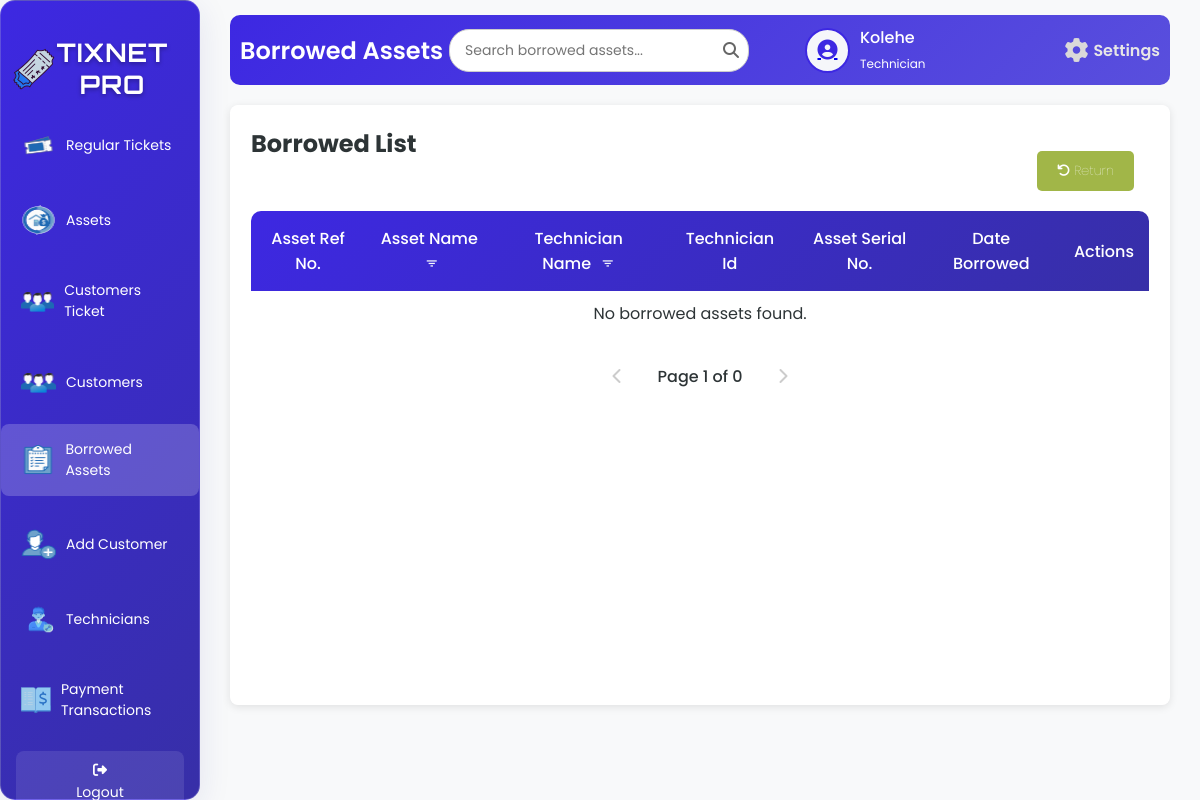
Before: /borrowedStaff.php (signed in) with the older database file.
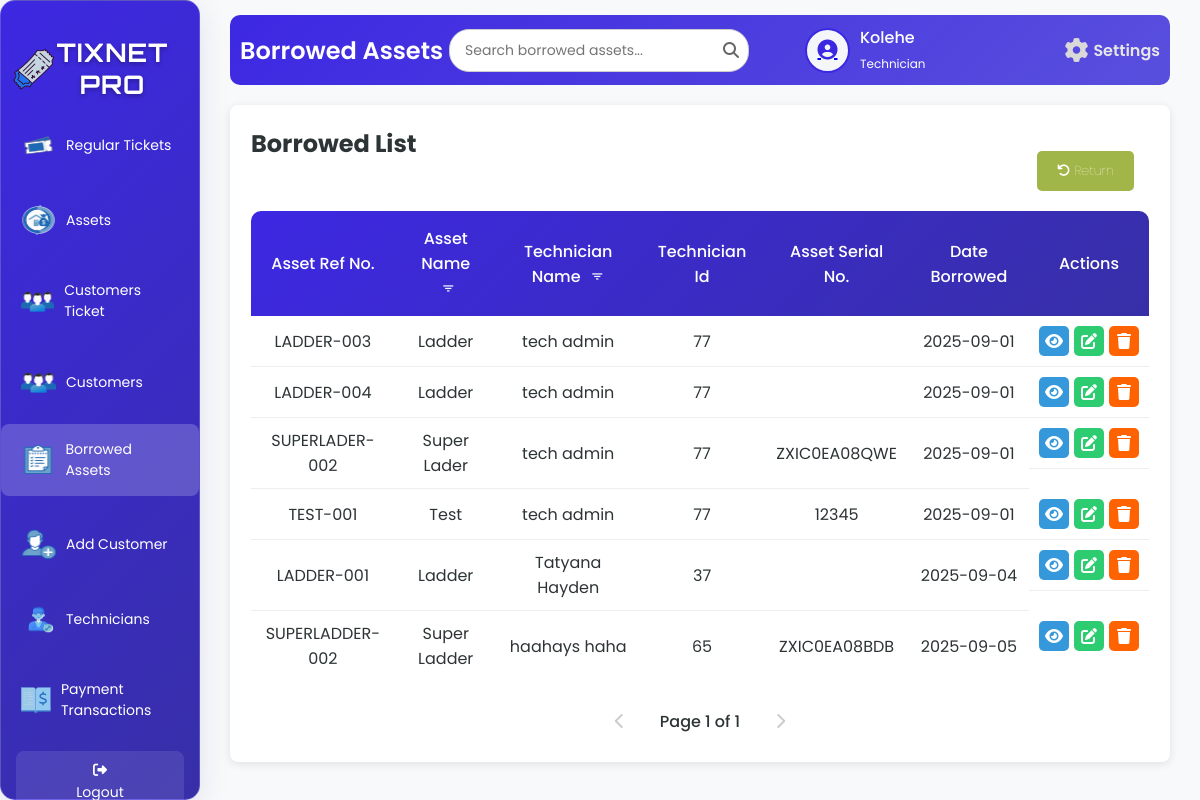
After: the same page with the newer database file.
### tables this page shows
CREATE TABLE `tbl_user` (
  `u_id` int(50) NOT NULL,
  `u_fname` varchar(200) NOT NULL,
  `u_lname` varchar(200) NOT NULL,
  `u_email` varchar(200) NOT NULL,
  `u_username` varchar(200) NOT NULL,
  `u_password` varchar(200) NOT NULL,
  `u_type` varchar(200) NOT NULL,
  `u_status` varchar(200) NOT NULL,
  `is_online` tinyint(1) DEFAULT 0
);

CREATE TABLE `tbl_asset_status` (
  `a_id` int(50) NOT NULL,
  `a_ref_no` varchar(200) NOT NULL,
  `a_name` varchar(200) NOT NULL,
  `tech_name` varchar(200) NOT NULL,
  `tech_id` int(50) NOT NULL,
  `a_serial_no` varchar(200) NOT NULL,
  `a_date` date NOT NULL,
  `a_return_date` date NOT NULL,
  `a_status` varchar(200) NOT NULL
);

### borrowedStaff.php (the view, shortened to what this page needs)
<?php
include 'db.php';
$username = $_SESSION['username'];
$firstName = '';
$lastName = '';
$userType = '';
if ($conn) {
    $sql = "SELECT u_fname, u_lname, u_type FROM tbl_user WHERE u_username = ?";
    $stmt = $conn->prepare($sql);
    $stmt->bind_param("s", $username);
    $stmt->execute();
    $stmt->bind_result($firstName, $lastName, $userType);
} else {
    $_SESSION['error'] = "Database connection failed.";
    header("Location: index.php");
    exit();
}
$avatarPath = $_SESSION['avatarPath'];
$limit = 10;
$page = isset($_GET['page']) ? (int)$_GET['page'] : 1;
$offset = ($page - 1) * $limit;
$countQuery = "SELECT COUNT(*) as total FROM tbl_asset_status WHERE a_status = 'Borrowed'";
$countResult = $conn->query($countQuery);
$totalRecords = $countResult->fetch_assoc()['total'];
$totalPages = ceil($totalRecords / $limit);
$sqlBorrowed = "SELECT a_id, a_ref_no, a_name, a_serial_no, tech_name, tech_id, a_date
                FROM tbl_asset_status
                WHERE a_status = 'Borrowed'
                LIMIT ?, ?";
$stmt = $conn->prepare($sqlBorrowed);
$stmt->bind_param("ii", $offset, $limit);
$stmt->execute();
$resultBorrowed = $stmt->get_result();
?>
<!DOCTYPE html>
<html lang="en">
<head>
    <link rel="stylesheet" href="borrowedStaffs.css">
    <link rel="stylesheet" href="https://cdnjs.cloudflare.com/ajax/libs/font-awesome/6.6.0/css/all.min.css">
    <link rel="stylesheet" href="https://unpkg.com/boxicons@2.1.4/css/boxicons.min.css">
</head>
<body>
<div class="wrapper">
    <div class="sidebar glass-container">
        <h2><img src="image/logo.png" alt="Tix Net Icon" class="sidebar-icon">TixNet Pro</h2>
        <ul>
            <li><a href="staffD.php"><img src="image/ticket.png" alt="Regular Tickets" class="icon" /> <span>Regular Tickets</span></a></li>
            <li><a href="assetsT.php"><img src="image/assets.png" alt="Assets" class="icon" /> <span>Assets</span></a></li>
            <li><a href="AllCustomersT.php"><img src="image/users.png" alt="Customers" class="icon" /> <span>Customers Ticket</span></a></li>
            <li><a href="customersT.php"><img src="image/users.png" alt="Customers" class="icon" /> <span>Customers</span></a></li>
            <li><a href="borrowedStaff.php" class="active"><img src="image/borrowed.png" alt="Borrowed Assets" class="icon" /> <span>Borrowed Assets</span></a></li>
            <li><a href="addC.php"><img src="image/add.png" alt="Add Customer" class="icon" /> <span>Add Customer</span></a></li>
            <li><a href="AssignTech.php"><img src="image/technician.png" alt="Technicians" class="icon" /> <span>Technicians</span></a></li>
            <li><a href="Payments.php"><img src="image/transactions.png" alt="Payment Transactions" class="icon" /> <span>Payment Transactions</span></a></li>
        </ul>
        <footer>
            <a href="index.php" class="back-home"><i class="fas fa-sign-out-alt"></i> Logout</a>
        </footer>
    </div>
    <div class="container">
        <div class="upper">
            <h1>Borrowed Assets</h1>
            <div class="search-container">
                <input type="text" class="search-bar" id="searchInput" placeholder="Search borrowed assets..." onkeyup="debouncedSearchBorrowed()">
                <span class="search-icon"><i class="fas fa-search"></i></span>
            </div>
            <div class="user-profile">
                <div class="user-icon">
                    <a href="image.php">
                        <?php
                        $cleanAvatarPath = preg_replace('/\?\d+$/', '', $avatarPath);
                        if (!empty($avatarPath) && file_exists($cleanAvatarPath)) {
                            echo "<img src='" . htmlspecialchars($avatarPath, ENT_QUOTES, 'UTF-8') . "' alt='User Avatar'>";
                        } else {
                            echo "<i class='fas fa-user-circle'></i>";
                        }
                        ?>
                    </a>
                </div>
                <div class="user-details">
                    <span><?php echo htmlspecialchars($firstName, ENT_QUOTES, 'UTF-8'); ?></span>
                    <small><?php echo htmlspecialchars(ucfirst($userType), ENT_QUOTES, 'UTF-8'); ?></small>
                </div>
                <a href="settings.php" class="settings-link">
                    <i class="fas fa-cog"></i>
                    <span>Settings</span>
                </a>
            </div>
        </div>
        <div class="table-box glass-container">
            <h2>Borrowed List</h2>
            <div class="borrowed">
                <div class="button-container">
                    <a href="#" class="return-btn" onclick="showReturnAssetModal()"><i class="fas fa-undo"></i> Return</a>
                </div>
                <table id="borrowedTable">
                     <thead>
           <tr>
            <th>Asset Ref No.</th>
            <th>
                Asset Name
                <button class="filter-btn" onclick="showAssetNameFilterModal()" title="Filter by Asset Name">
                    <i class='bx bx-filter'></i>
                </button>
            </th>
            <th>
                Technician Name
                <button class="filter-btn" onclick="showTechnicianNameFilterModal()" title="Filter by Technician Name">
                    <i class='bx bx-filter'></i>
                </button>
            </th>
            <th>Technician Id</th>
            <th>Asset Serial No.</th>
            <th>Date Borrowed</th>
            <th>Actions</th>
        </tr>
    </thead>
     <tbody id="tableBody">
     <?php
     if ($resultBorrowed && $resultBorrowed->num_rows > 0) {
    while ($row = $resultBorrowed->fetch_assoc()) {
        $serialNo = ($row['a_serial_no'] === '0' || empty($row['a_serial_no'])) ? '' : htmlspecialchars($row['a_serial_no'], ENT_QUOTES, 'UTF-8');
        echo "<tr>
                <td>" . htmlspecialchars($row['a_ref_no'], ENT_QUOTES, 'UTF-8') . "</td>
                <td>" . (isset($row['a_name']) ? htmlspecialchars($row['a_name'], ENT_QUOTES, 'UTF-8') : 'N/A') . "</td>
                <td>" . htmlspecialchars($row['tech_name'], ENT_QUOTES, 'UTF-8') . "</td>
                <td>" . htmlspecialchars($row['tech_id'], ENT_QUOTES, 'UTF-8') . "</td>
                <td>" . $serialNo . "</td>
                <td>" . htmlspecialchars($row['a_date'], ENT_QUOTES, 'UTF-8') . "</td>
                <td class='action-buttons'>
                    <a class='view-btn' onclick=\"showViewModal('" . htmlspecialchars($row['a_id'], ENT_QUOTES, 'UTF-8') . "', '" . htmlspecialchars($row['a_ref_no'], ENT_QUOTES, 'UTF-8') . "', '" . htmlspecialchars($row['a_name'], ENT_QUOTES, 'UTF-8') . "', '" . htmlspecialchars($row['tech_name'], ENT_QUOTES, 'UTF-8') . "', '" . htmlspecialchars($row['tech_id'], ENT_QUOTES, 'UTF-8') . "', '" . $serialNo . "', '" . htmlspecialchars($row['a_date'], ENT_QUOTES, 'UTF-8') . "')\" title='View'><i class='fas fa-eye'></i></a>
                    <a class='edit-btn' onclick=\"showEditModal('" . htmlspecialchars($row['a_id'], ENT_QUOTES, 'UTF-8') . "')\" title='Edit'><i class='fas fa-edit'></i></a>
                    <a class='delete-btn' onclick=\"showDeleteModal('" . htmlspecialchars($row['a_id'], ENT_QUOTES, 'UTF-8') . "', '" . htmlspecialchars($row['a_name'], ENT_QUOTES, 'UTF-8') . "')\" title='Delete'><i class='fas fa-trash'></i></a>
                </td>
              </tr>";
         }
    } else {
    echo "<tr><td colspan='7'>No borrowed assets found.</td></tr>";
    }
     ?>
    </tbody>
       </table>
                <div class="pagination" id="borrowed-pagination">
                    <?php if ($page > 1): ?>
                        <a href="?page=<?php echo $page - 1; ?>" class="pagination-link"><i class="fas fa-chevron-left"></i></a>
                    <?php else: ?>
                        <span class="pagination-link disabled"><i class="fas fa-chevron-left"></i></span>
                    <?php endif; ?>
                    <span class="current-page">Page <?php echo $page; ?> of <?php echo $totalPages; ?></span>
                    <?php if ($page < $totalPages): ?>
                        <a href="?page=<?php echo $page + 1; ?>" class="pagination-link"><i class="fas fa-chevron-right"></i></a>
                    <?php else: ?>
                        <span class="pagination-link disabled"><i class="fas fa-chevron-right"></i></span>
                    <?php endif; ?>
                </div>
            </div>
        </div>
    </div>
</div>
</body>
</html>

### borrowedStaff.php (style rules this page uses)
.filter-btn { background: transparent !important; border: none; cursor: pointer; font-size: 15px; color: #f5f8fc; margin-left: 5px; vertical-align: middle; padding: 0; outline: none; }
th .filter-btn { background: transparent !important; }

Changed rows visible on the page:
added tbl_asset_status: a_ref_no "LADDER-003", a_name "Ladder", tech_name "tech admin", tech "77", a_date "2025-09-01"
added tbl_asset_status: a_ref_no "LADDER-004", a_name "Ladder", tech_name "tech admin", tech "77", a_date "2025-09-01"
added tbl_asset_status: a_ref_no "SUPERLADER-002", a_name "Super Lader", tech_name "tech admin", tech "77", a_serial_no "ZXIC0EA08QWE", a_date "2025-09-01"
added tbl_asset_status: a_ref_no "TEST-001", a_name "Test", tech_name "tech admin", tech "77", a_serial_no "12345", a_date "2025-09-01"
added tbl_asset_status: a_ref_no "LADDER-001", a_name "Ladder", tech_name "Tatyana Hayden", tech "37", a_date "2025-09-04"
added tbl_asset_status: a_ref_no "SUPERLADDER-002", a_name "Super Ladder", tech_name "haahays haha", tech "65", a_serial_no "ZXIC0EA08BDB", a_date "2025-09-05"
Other visible differences:
$totalPages: "0" → "1"
text no longer shown: "No borrowed assets found."
